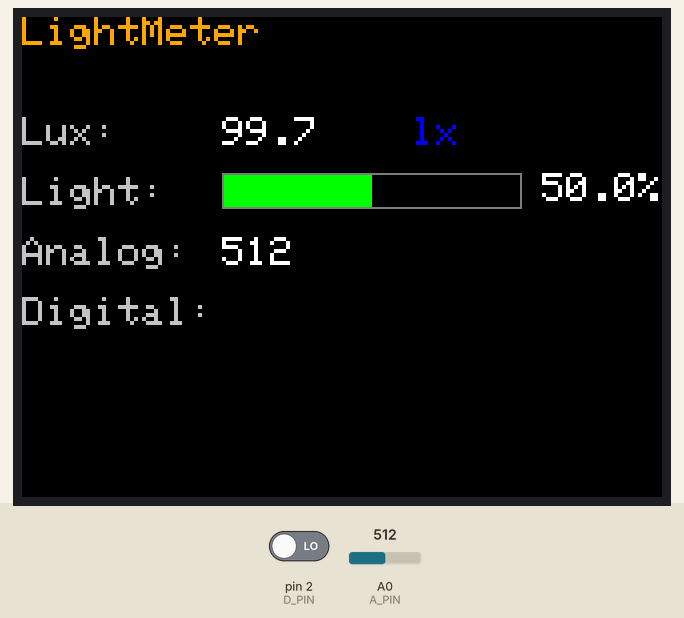
Simulated run of this program. Board: Arduino Uno, built with avr-gcc and run on an emulated ATmega328P. On the bench: 320×240 colour display. The inputs (shaded band) are chosen by the test bench; at power-on: pin 2 (D_PIN) LOW, A0 (A_PIN) = 512. What the program prints to the serial monitor is not drawn.

Above: at 5.3 s.
5.4 s: pin 2 (D_PIN) driven HIGH
At 6.2 s:
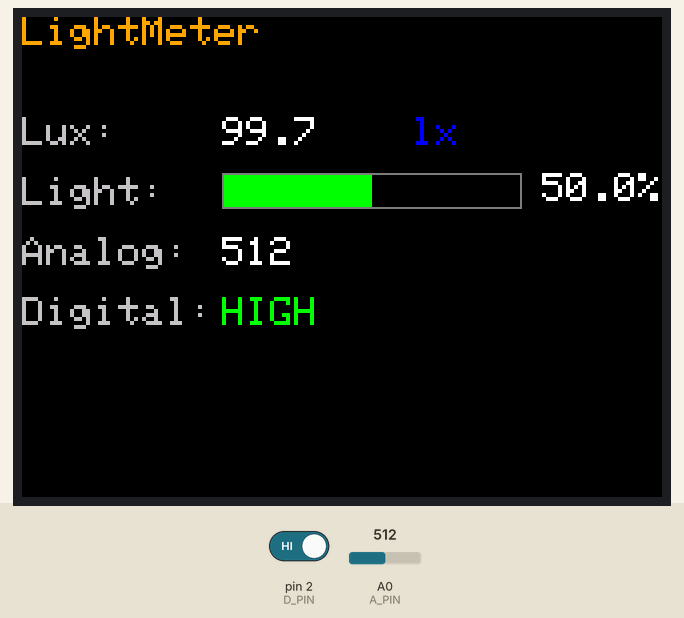
6.9 s: pin 2 (D_PIN) driven LOW
At 8.2 s:
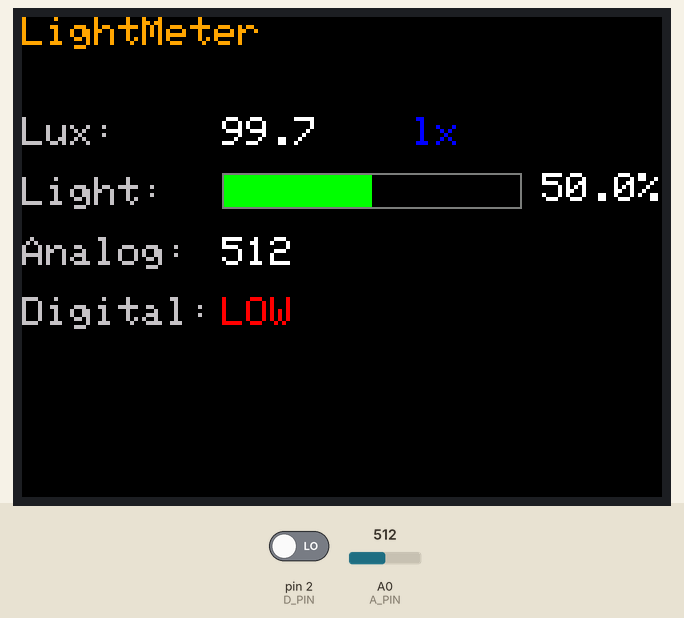
8.5 s: A0 (A_PIN) set to 716
At 9.4 s:
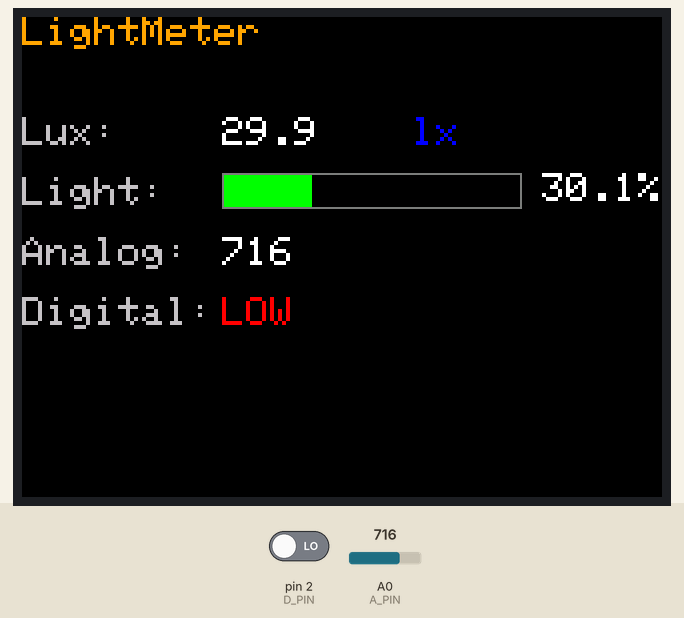
10.0 s: A0 (A_PIN) set to 900
At 10.6 s:
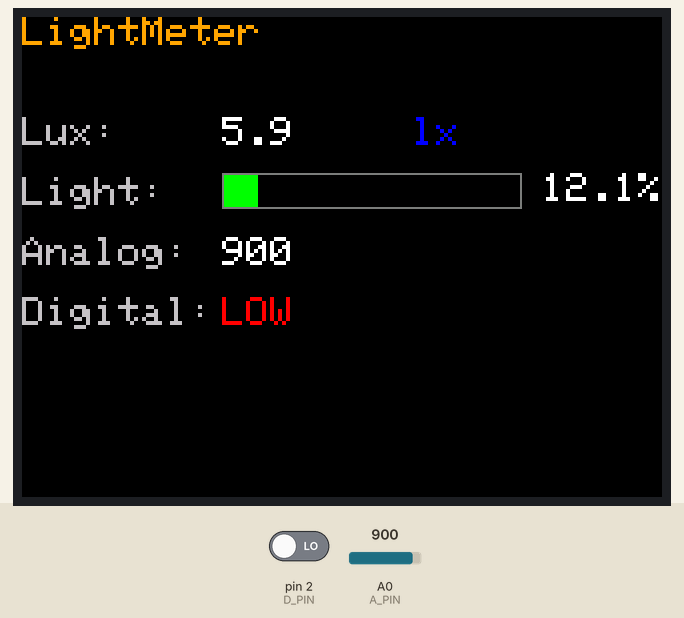
11.5 s: pin 2 (D_PIN) driven HIGH
At 12.6 s:
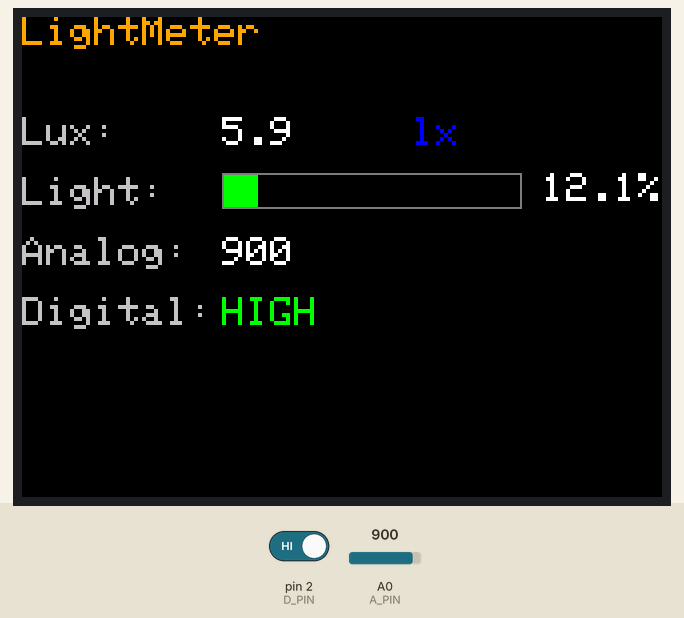
13.1 s: A0 (A_PIN) set to 1023
At 13.7 s:
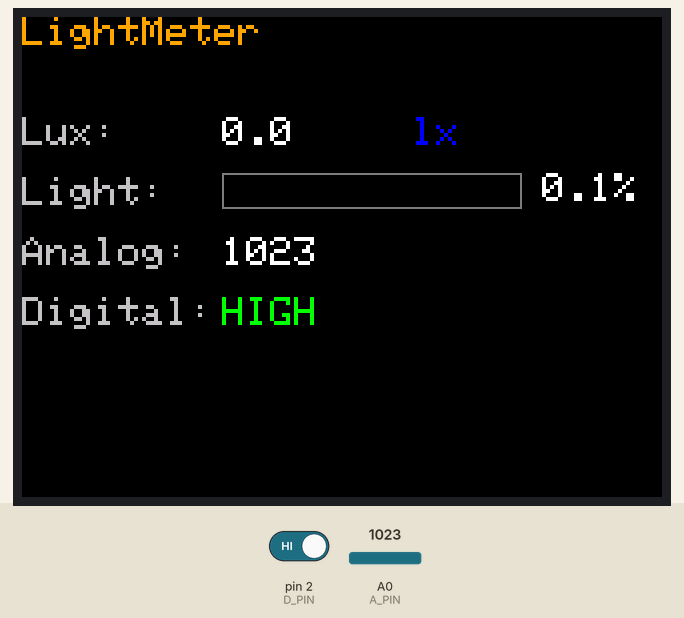
Timing chart, 0 to 15.6 s (numbered marks = the images above; inputs shaded):
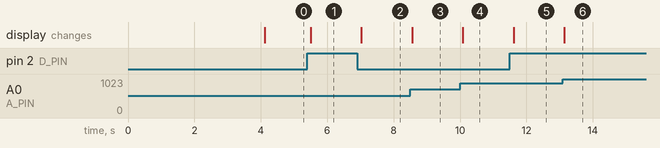

The program:

main.cpp
```cpp
#include <Arduino.h>
#include "sensor.h"      // המחלקה שלך
#include "display.h"     // הקבצים שלמעלה

// --- Pins ---
#define A_PIN   A0
#define D_PIN   2
#define TFT_CS  10
#define TFT_DC  9
#define TFT_RST 8

// --- Objects ---
Sensor  g_light_sensor(A_PIN, D_PIN);
Display g_ui(TFT_CS, TFT_DC);

void setup() {
  Serial.begin(115200);
  g_ui.begin();
  //g_ui.splash();
  delay(800);
  // מסך ראשי
  // (drawStaticFrame() נקרא ב-begin)
}

void loop() {
  int   a   = g_light_sensor.ReadAnalog();
  bool  d   = g_light_sensor.ReadDigital();
  float lux = g_light_sensor.ComputeLux(a);
  float p   = g_light_sensor.GetLightLevelPercent();

  g_ui.show(lux, p, a, d);

  // אופציונלי: דיבוג לסריאל
   g_light_sensor.PrintDebug();

  delay(150);
}
```

display.h
```cpp
#ifndef DISPLAY_H
#define DISPLAY_H
#include <Adafruit_GFX.h>
#include <Adafruit_ILI9341.h>

class Display
{
public:
    Display(uint8_t cs, uint8_t dc);
    void begin();
    void splash(const char* title = "LightMeter");
    void show(float lux, float percent, int analog_value, bool digital_state);
private:
    Adafruit_ILI9341 m_tft;
    //Drawing fixed layer text
    void drawStaticFrame();
    //Printing which cleans only the old region(without nystagmus)
    void printValue(int16_t x, int16_t y, const String& text,
                    uint16_t fg = ILI9341_WHITE, uint16_t bg = ILI9341_BLACK,
                    int16_t boxW = 110, int16_t boxH = 16);
    //Progress bar of light percent
    void drawBar(int16_t x, int16_t y, int16_t w, int16_t h, float percent);
private:
    float m_last_lux = -1.0f;
    float m_last_percent = -1.0f;
    int m_last_analog = -1;
    bool m_last_digital = false;

}; //class Display

#endif // DISPLAY_H
```

sensor.h
```cpp
#ifndef SENSOR_H
#define SENSOR_H

#include <Arduino.h> //readAnalog, pinMode, isfinite, pow, print/ln

class Sensor
{
public:
    //Ctor
    Sensor(int analog_pin, int digital_pin);

    //Reading functions from the sensor
    int ReadAnalog();
    bool ReadDigital();

    // Calculating and Proccesing functions from the sensor
    float ComputeLux(int);
    float GetLightLevelPercent() const; //Percentage of light intensity (0-100%)

    //Debug auxilary function
    void PrintDebug() const;

private:
    int m_analog_pin; //A0
    int m_digital_pin; //D2
    int m_last_analog; // Last analog's measurment
    bool m_last_digital; // Last binary's measurment(true == HIGH)
    float m_last_lux; //Last lux value that measured

};// class Sensor

#endif //SENSOR_H
```

display.cpp
```cpp
#include "display.h"
//#include<Arduino.h>

Display::Display(uint8_t cs, uint8_t dc)
    : m_tft(cs, dc) {}

void Display::begin()
{
    m_tft.begin();
    m_tft.setRotation(1);
    m_tft.fillScreen(ILI9341_BLACK);
    drawStaticFrame();

}

void Display::splash(const char* title)
{
    m_tft.fillScreen(ILI9341_BLACK);
    m_tft.setTextColor(ILI9341_CYAN);
    m_tft.setTextSize(2);
    m_tft.setCursor(20, 20);
    m_tft.println(title);
    m_tft.setTextSize(2);
    m_tft.setTextColor(20, 40);
    m_tft.setTextColor(ILI9341_YELLOW);
    m_tft.println("Initializing...");

}

void Display::drawStaticFrame()
{
    m_tft.fillScreen(ILI9341_BLACK);
    m_tft.setTextSize(2);
    m_tft.setTextColor(ILI9341_ORANGE);
    m_tft.setCursor(0, 0);
    m_tft.print("LightMeter");

    m_tft.setTextColor(ILI9341_LIGHTGREY);
    m_tft.setCursor(0, 50); m_tft.print("Lux:");
    m_tft.setCursor(0, 80); m_tft.print("Light:");
    m_tft.setCursor(0,110); m_tft.print("Analog:");
    m_tft.setCursor(0,140); m_tft.print("Digital:");

    //Frame to percent's bar
    //m_tft.drawRect(120, 78, 180, 18, ILI9341_DARKGREY);
    delay(3000);

}

void Display::printValue(int16_t x, int16_t y, const String& text,
                        uint16_t fg, uint16_t bg, int16_t w, int16_t h)
{
    m_tft.fillRect(x, y, w, h, bg); //Clean the region first
    m_tft.setTextColor(fg);
    m_tft.setTextSize(2);
    m_tft.setCursor(x, y);
    m_tft.print(text);
}

void Display::drawBar(int16_t x, int16_t y, int16_t w, int16_t h, float p)
{
    if(p<0.0f)
    {
        p = 0.0f;
    }
    if(100.0f < p)
    {
        p = 100.0f;
    }
    const int filled = static_cast<int>(w * p / 100.0f);
    m_tft.fillRect(x, y, w, h, ILI9341_BLACK); // Clean
    m_tft.fillRect(x, y, filled,h, ILI9341_GREEN); // Fill the relative bar
    m_tft.drawRect(x, y, w, h, ILI9341_DARKGREY); //Frame
}

void Display::show(float lux, float percent, int analog_value, bool digital_state)
{

    if(lux != m_last_lux)
    {
        printValue(100, 50, String(lux, 1));
        printValue(195, 50, "lx", ILI9341_BLUE);// Small units if wants
        m_last_lux = lux;
    }

    if(percent != m_last_percent)
    {
        drawBar(100, 78, 150, 18, percent);
        printValue(260, 78, String(percent, 1)+"%");
        m_last_percent = percent;
    }

    if(analog_value != m_last_analog)
    {
        printValue(100, 110, String(analog_value));
        m_last_analog = analog_value;
    }

    if(digital_state != m_last_digital)
    {
        printValue(100, 140,
            digital_state ? "HIGH" : "LOW",
            digital_state ? ILI9341_GREEN : ILI9341_RED);
        m_last_digital = digital_state;
    }

}
```

sensor.cpp
```cpp
#include "sensor.h"

// Sensor's calibration values
static const float g_gamma = 0.7;
static const float g_rl10 = 50.0; //KOhm

//Ctor
Sensor::Sensor(int analog_pin, int digital_pin)
    : m_analog_pin(analog_pin),
      m_digital_pin(digital_pin),
      m_last_analog(0),
      m_last_digital(false),
      m_last_lux(0.0)
{
    pinMode(m_digital_pin, INPUT);
}
// Analog read
int Sensor::ReadAnalog()
{
    m_last_analog = analogRead(m_analog_pin);
    return m_last_analog;
}
// Digital read
bool Sensor::ReadDigital()
{
    m_last_digital = (HIGH == digitalRead(m_digital_pin));
    return m_last_digital;
}

// Calculating lux value
float Sensor::ComputeLux(int analog_value)
{
    float voltage = analog_value/1024.0f * 5.0f;
    float resistance = 2000 * voltage / (1.0f - voltage/5.0f);
    float lux = pow(g_rl10 * 1e3f * pow(10.0f, g_gamma) / resistance, (1.0f / g_gamma));

    //Protection from infinites values
    if(!isfinite(lux))
    {
        lux = 0.0f;
    }

    m_last_lux = lux;
    return lux;
}

//Conversion to precentage(0 - 100%)
float Sensor::GetLightLevelPercent() const
{
    // Direct calculation from the last analog value (0-1023)
    float percent = ((1024 - m_last_analog )/ 1023.0f) * 100.0f;

    // Insure valide range
    if(percent < 0.0f) percent = 0.0f;
    if(percent > 100.0f) percent = 100.0f;

    return percent;
}

// Debug - Printing to Serial
void Sensor::PrintDebug() const
{
    Serial.print("Analog: ");
    Serial.print(m_last_analog);
    Serial.print(" | Digital: ");
    Serial.print(m_last_digital);
    Serial.print(" | Lux: ");
    Serial.print(m_last_lux);
    Serial.print(" | Light %:");
    Serial.println(GetLightLevelPercent());

}
```

Measured:
- after the input at 5.4 s, the display: changes after 0.10 s (image 1)
- after the input at 6.9 s, the display: changes after 0.12 s (image 2)
- after the input at 8.5 s, the display: changes after 0.05 s (image 3)
- after the input at 10.0 s, the display: changes after 0.09 s (image 4)
- after the input at 11.5 s, the display: changes after 0.11 s (image 5)
- after the input at 13.1 s, the display: changes at once (image 6)
